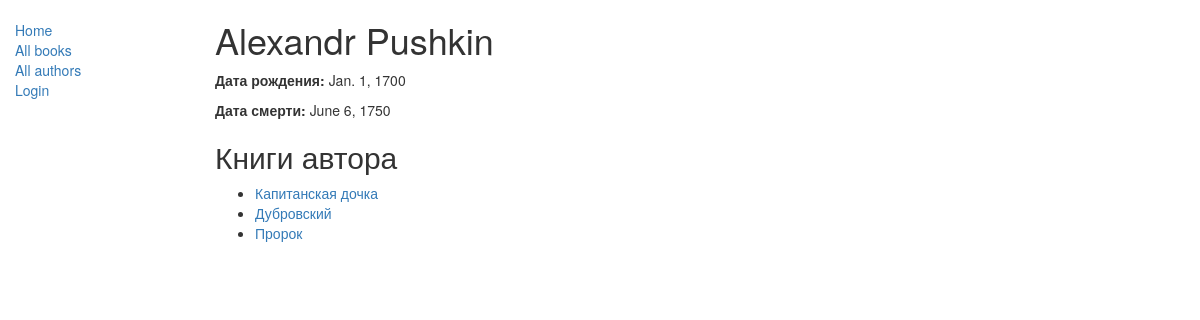
Screenshot of /catalog/authors/8/ with the database file from the repository.
### catalog/models.py (models this page shows, shortened)
class Author(models.Model):
    first_name = models.CharField(max_length=100)
    last_name = models.CharField(max_length=100)
    date_of_birth = models.DateField(null=True, blank=True)
    date_of_death = models.DateField("Died", null=True, blank=True)

class Book(models.Model):
    title = models.CharField(max_length=200)
    author = models.ForeignKey("Author", on_delete=models.SET_NULL, null=True)
    summary = models.TextField(
        max_length=1000,
        help_text="Enter a brief description of the book"
    )
    isbn = models.CharField(
        "ISBN",
        max_length=13,
        help_text='13 Character <a href="https://www.isbn-international.org/content/what-isbn">ISBN number</a>'
    )
    genre = models.ManyToManyField(Genre, help_text="Select a genre for this book")
    language = models.ForeignKey('Language', on_delete=models.SET_NULL, null=True)
    def get_absolute_url(self):
        return reverse("book-detail", args=[str(self.id)])
    def display_genre(self):
        """
        Creates a string for the Genre. This is required to display genre in Admin.
        """
        return ', '.join([genre.name for genre in self.genre.all()[:3]])
    display_genre.short_description = 'Genre'

### catalog/views.py (the view)
# urls.py: path('authors/<int:pk>/', views.AuthorDetailView.as_view(), name='author-detail'),
class AuthorDetailView(generic.DetailView):
    model = Author

### catalog/templates/catalog/author_detail.html
{% extends "base_generic.html" %}
{% block content %}
<h1>{{ author.first_name }} {{ author.last_name }}</h1>
<p><strong>Дата рождения:</strong> {{ author.date_of_birth }}</p>
<p><strong>Дата смерти:</strong> {{ author.date_of_death }}</p>
<h2>Книги автора</h2>
{% if author.book_set.all %}
  <ul>
    {% for book in author.book_set.all %}
      <li><a href="{{ book.get_absolute_url }}">{{ book.title }}</a></li>
    {% endfor %}
  </ul>
{% else %}
  <p>У этого автора нет книг в базе.</p>
{% endif %}
{% endblock %}

### rows the page displays
Author: first_name "Alexandr", last_name "Pushkin", date_of_birth "Jan. 1, 1700", date_of_death "June 6, 1750"
Book: title "Капитанская дочка"
Book: title "Дубровский"
Book: title "Пророк"
